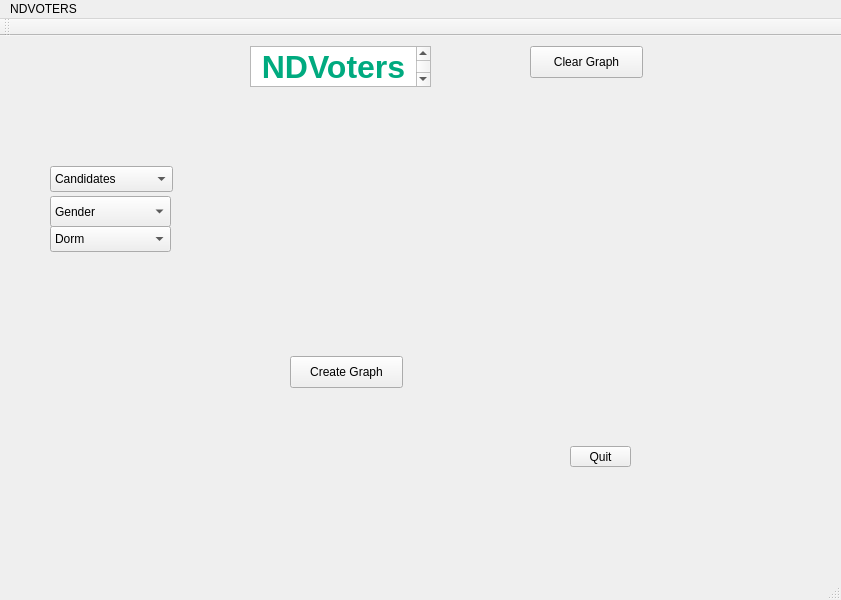
<?xml version="1.0" encoding="UTF-8"?>
<ui version="4.0">
 <class>MainWindow</class>
 <widget class="QMainWindow" name="MainWindow">
  <property name="geometry">
   <rect>
    <x>0</x>
    <y>0</y>
    <width>841</width>
    <height>600</height>
   </rect>
  </property>
  <property name="windowTitle">
   <string>MainWindow</string>
  </property>
  <widget class="QWidget" name="centralWidget">
   <widget class="QTextEdit" name="textEdit">
    <property name="geometry">
     <rect>
      <x>250</x>
      <y>10</y>
      <width>181</width>
      <height>41</height>
     </rect>
    </property>
    <property name="readOnly">
     <bool>true</bool>
    </property>
    <property name="html">
     <string>&lt;!DOCTYPE HTML PUBLIC &quot;-//W3C//DTD HTML 4.0//EN&quot; &quot;http://www.w3.org/TR/REC-html40/strict.dtd&quot;&gt;
&lt;html&gt;&lt;head&gt;&lt;meta name=&quot;qrichtext&quot; content=&quot;1&quot; /&gt;&lt;style type=&quot;text/css&quot;&gt;
p, li { white-space: pre-wrap; }
&lt;/style&gt;&lt;/head&gt;&lt;body style=&quot; font-family:'.SF NS Text'; font-size:13pt; font-weight:400; font-style:normal;&quot;&gt;
&lt;p align=&quot;center&quot; style=&quot; margin-top:0px; margin-bottom:0px; margin-left:0px; margin-right:0px; -qt-block-indent:0; text-indent:0px;&quot;&gt;&lt;span style=&quot; font-family:'MS Shell Dlg 2'; font-size:24pt; font-weight:600; color:#00aa7f;&quot;&gt;NDVoters&lt;/span&gt;&lt;/p&gt;&lt;/body&gt;&lt;/html&gt;</string>
    </property>
   </widget>
   <widget class="QLabel" name="label_pic">
    <property name="geometry">
     <rect>
      <x>240</x>
      <y>70</y>
      <width>208</width>
      <height>242</height>
     </rect>
    </property>
    <property name="text">
     <string/>
    </property>
    <property name="pixmap">
     <pixmap>puppy.jpg</pixmap>
    </property>
    <property name="scaledContents">
     <bool>true</bool>
    </property>
   </widget>
   <widget class="QComboBox" name="CandidateDrop">
    <property name="geometry">
     <rect>
      <x>50</x>
      <y>130</y>
      <width>123</width>
      <height>26</height>
     </rect>
    </property>
    <property name="currentText">
     <string>Candidates</string>
    </property>
    <item>
     <property name="text">
      <string>Candidates</string>
     </property>
    </item>
    <item>
     <property name="text">
      <string>Leah</string>
     </property>
    </item>
    <item>
     <property name="text">
      <string>Brynna</string>
     </property>
    </item>
    <item>
     <property name="text">
      <string>Erin</string>
     </property>
    </item>
   </widget>
   <widget class="QComboBox" name="GenderDrop">
    <property name="geometry">
     <rect>
      <x>50</x>
      <y>160</y>
      <width>121</width>
      <height>31</height>
     </rect>
    </property>
    <item>
     <property name="text">
      <string>Gender</string>
     </property>
    </item>
    <item>
     <property name="text">
      <string>Female</string>
     </property>
    </item>
    <item>
     <property name="text">
      <string>Male</string>
     </property>
    </item>
   </widget>
   <widget class="QComboBox" name="DormDrop">
    <property name="geometry">
     <rect>
      <x>50</x>
      <y>190</y>
      <width>121</width>
      <height>26</height>
     </rect>
    </property>
    <item>
     <property name="text">
      <string>Dorm</string>
     </property>
    </item>
    <item>
     <property name="text">
      <string>Alumni</string>
     </property>
    </item>
    <item>
     <property name="text">
      <string>Badin</string>
     </property>
    </item>
    <item>
     <property name="text">
      <string>Breen-Phillips</string>
     </property>
    </item>
    <item>
     <property name="text">
      <string>Carroll</string>
     </property>
    </item>
    <item>
     <property name="text">
      <string>Cavanaugh</string>
     </property>
    </item>
    <item>
     <property name="text">
      <string>Dillon</string>
     </property>
    </item>
    <item>
     <property name="text">
      <string>Duncan</string>
     </property>
    </item>
    <item>
     <property name="text">
      <string>Farley</string>
     </property>
    </item>
    <item>
     <property name="text">
      <string>Fisher</string>
     </property>
    </item>
    <item>
     <property name="text">
      <string>Howard</string>
     </property>
    </item>
    <item>
     <property name="text">
      <string>Keenan</string>
     </property>
    </item>
    <item>
     <property name="text">
      <string>Keough</string>
     </property>
    </item>
    <item>
     <property name="text">
      <string>Knott</string>
     </property>
    </item>
    <item>
     <property name="text">
      <string>Lewis</string>
     </property>
    </item>
    <item>
     <property name="text">
      <string>Lyons</string>
     </property>
    </item>
    <item>
     <property name="text">
      <string>McGlinn</string>
     </property>
    </item>
    <item>
     <property name="text">
      <string>Morrissey</string>
     </property>
    </item>
    <item>
     <property name="text">
      <string>O'Neill</string>
     </property>
    </item>
    <item>
     <property name="text">
      <string>Pangborn</string>
     </property>
    </item>
    <item>
     <property name="text">
      <string>Pasquerilla East</string>
     </property>
    </item>
    <item>
     <property name="text">
      <string>Paswuerilla West</string>
     </property>
    </item>
    <item>
     <property name="text">
      <string>Ryan</string>
     </property>
    </item>
    <item>
     <property name="text">
      <string>St.Edward's</string>
     </property>
    </item>
    <item>
     <property name="text">
      <string>Siegfried</string>
     </property>
    </item>
    <item>
     <property name="text">
      <string>Sorin</string>
     </property>
    </item>
    <item>
     <property name="text">
      <string>Stanford</string>
     </property>
    </item>
    <item>
     <property name="text">
      <string>Walsh</string>
     </property>
    </item>
    <item>
     <property name="text">
      <string>Welsh Family</string>
     </property>
    </item>
    <item>
     <property name="text">
      <string>Zahm</string>
     </property>
    </item>
    <item>
     <property name="text">
      <string>Off Campus</string>
     </property>
    </item>
   </widget>
   <widget class="QPushButton" name="graphButton">
    <property name="geometry">
     <rect>
      <x>290</x>
      <y>320</y>
      <width>113</width>
      <height>32</height>
     </rect>
    </property>
    <property name="text">
     <string>Create Graph</string>
    </property>
   </widget>
   <widget class="QPushButton" name="quitButton">
    <property name="geometry">
     <rect>
      <x>570</x>
      <y>410</y>
      <width>61</width>
      <height>21</height>
     </rect>
    </property>
    <property name="text">
     <string>Quit</string>
    </property>
   </widget>
   <widget class="QPushButton" name="clearButton">
    <property name="geometry">
     <rect>
      <x>530</x>
      <y>10</y>
      <width>113</width>
      <height>32</height>
     </rect>
    </property>
    <property name="text">
     <string>Clear Graph</string>
    </property>
   </widget>
  </widget>
  <widget class="QMenuBar" name="menuBar">
   <property name="geometry">
    <rect>
     <x>0</x>
     <y>0</y>
     <width>841</width>
     <height>22</height>
    </rect>
   </property>
   <widget class="QMenu" name="menuNDVOTERS">
    <property name="title">
     <string>NDVOTERS</string>
    </property>
    <addaction name="actionQuit"/>
   </widget>
   <addaction name="menuNDVOTERS"/>
  </widget>
  <widget class="QToolBar" name="mainToolBar">
   <attribute name="toolBarArea">
    <enum>TopToolBarArea</enum>
   </attribute>
   <attribute name="toolBarBreak">
    <bool>false</bool>
   </attribute>
  </widget>
  <widget class="QStatusBar" name="statusBar"/>
  <action name="actionQuit">
   <property name="text">
    <string>Quit</string>
   </property>
  </action>
 </widget>
 <layoutdefault spacing="6" margin="11"/>
 <resources/>
 <connections/>
</ui>
